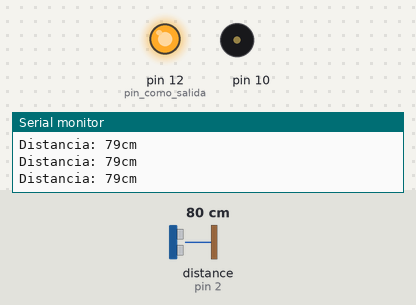
The sketch below on a simulated Arduino Uno, built with avr-gcc and run on an emulated ATmega328P. Shown: output pins drawn as LEDs (lit = HIGH), buzzer (waves = sounding), the last lines printed to the serial monitor. Wiring (inferred from the names in the program): ultrasonic range finder: trigger pin 3; echo pin 2. Inputs (shaded band) come from the test bench; at power-on: distance to the obstacle (sensor on pin 2) 80 cm. The echo pulse lasts 58.3 µs per cm; pins used as bus, display or sensor lines are not drawn.

Above: at 1.2 s.
1.3 s: distance to the obstacle (sensor on pin 2) set to 55 cm
2.8 s: distance to the obstacle (sensor on pin 2) set to 45 cm
At 3.05 s:
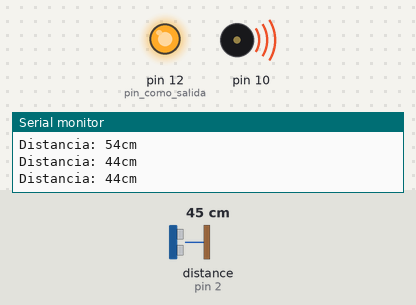
5.8 s: distance to the obstacle (sensor on pin 2) set to 28 cm
At 6.07 s:
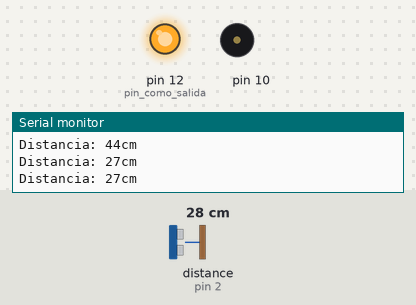
8.8 s: distance to the obstacle (sensor on pin 2) set to 24 cm
At 9.02 s:
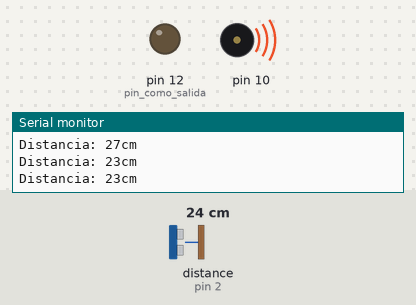
11.8 s: distance to the obstacle (sensor on pin 2) set to 60 cm
At 12.3 s:
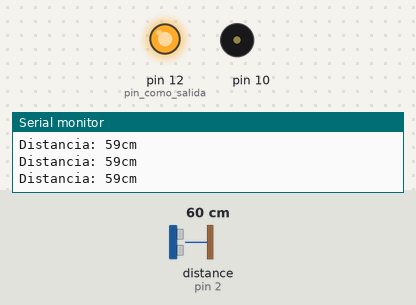
13.3 s: distance to the obstacle (sensor on pin 2) set to 2 cm
At 13.51 s:
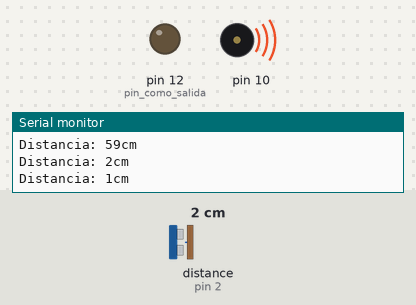
Timing chart, 0 to 17.3 s (numbered marks = the images above; inputs shaded):
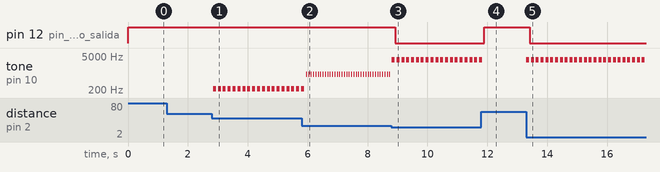

Measured:
- the behaviour switches between 51 and 50 cm on distance to the obstacle (sensor on pin 2) (found by bisection; images 0 and 1)
- the behaviour switches between 26 and 25 cm on distance to the obstacle (sensor on pin 2) (found by bisection; images 2 and 3)
- after the input at 2.8 s, tone on pin 10: alternates 220 Hz for 0.10 s and silent for 0.06 s, starting at once
- after the input at 5.8 s, tone on pin 10: alternates 880 Hz for 0.03 s and silent for 0.05 s, starting after 0.15 s
- after the input at 8.8 s, pin 12 (pin_como_salida): HIGH → LOW after 0.12 s; tone on pin 10: alternates 3520 Hz for 0.10 s and silent for 0.06 s, starting at once
- after the input at 11.8 s, pin 12 (pin_como_salida): LOW → HIGH after 0.10 s; tone on pin 10: goes on until 11.8 s, then stays silent
- after the input at 13.3 s, pin 12 (pin_como_salida): HIGH → LOW after 0.11 s; tone on pin 10: alternates 3520 Hz for 0.10 s and silent for 0.06 s, starting at once

The sketch:

carro_con_freno_automatico.ino
```cpp
#include <Buzzer.h>

const int Trigger = 3;   //Pin digital 3 para el Trigger del sensor
const int Echo = 2;   //Pin digital 2 para el Echo del sensor

Buzzer buzzer(10, 11);

void setup() {
  buzzer.begin(10);
  Serial.begin(9600);//iniciailzamos la comunicación
  pinMode(Trigger, OUTPUT); //pin como salida
  pinMode(Echo, INPUT);  //pin como entrada
  digitalWrite(Trigger, LOW);//Inicializamos el pin con 0
  /////
  pinMode(12, OUTPUT); //pin como salida
  digitalWrite(12, HIGH);
  }

void loop() {


  //buzzer.sound(NOTE_A3, 500);
  long t; //timepo que demora en llegar el eco
  long d; //distancia en centimetros

  digitalWrite(Trigger, HIGH);
  delayMicroseconds(10);          //Enviamos un pulso de 10us
  digitalWrite(Trigger, LOW);

  t = pulseIn(Echo, HIGH); //obtenemos el ancho del pulso
  d = t/59;             //escalamos el tiempo a una distancia en cm

  Serial.print("Distancia: ");
  Serial.print(d);      //Enviamos serialmente el valor de la distancia
  Serial.print("cm");
  Serial.println();
  if(d<50 && d >=40){
    buzzer.sound(NOTE_A3, 100);
  }else if(d<40 && d >=30){
      buzzer.sound(NOTE_A4, 50);
  }else if(d<30 && d >=25){
    buzzer.sound(NOTE_A5, 25);
  }else if(d<30 && d >=0){
    buzzer.sound(NOTE_A7, 100);
    digitalWrite(12, LOW);
  }else{
     digitalWrite(12, HIGH);
  }
  delay(50);
}
```
